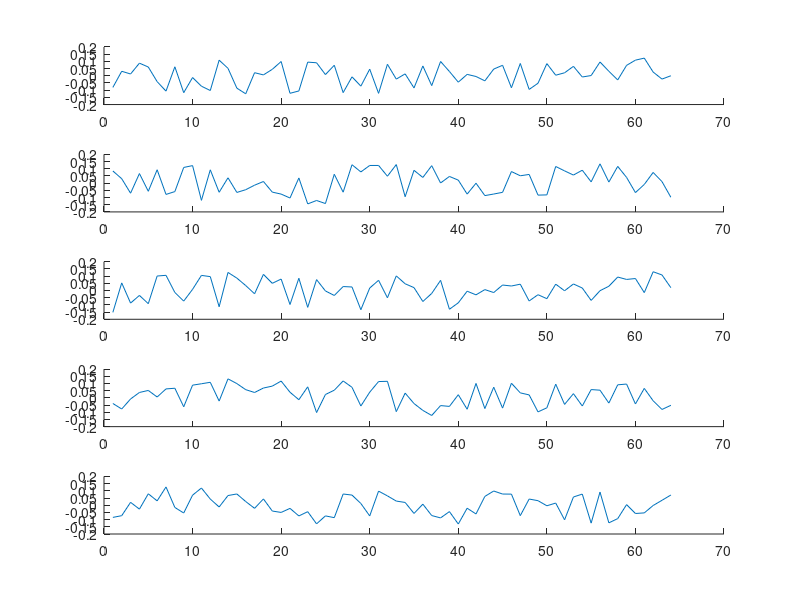
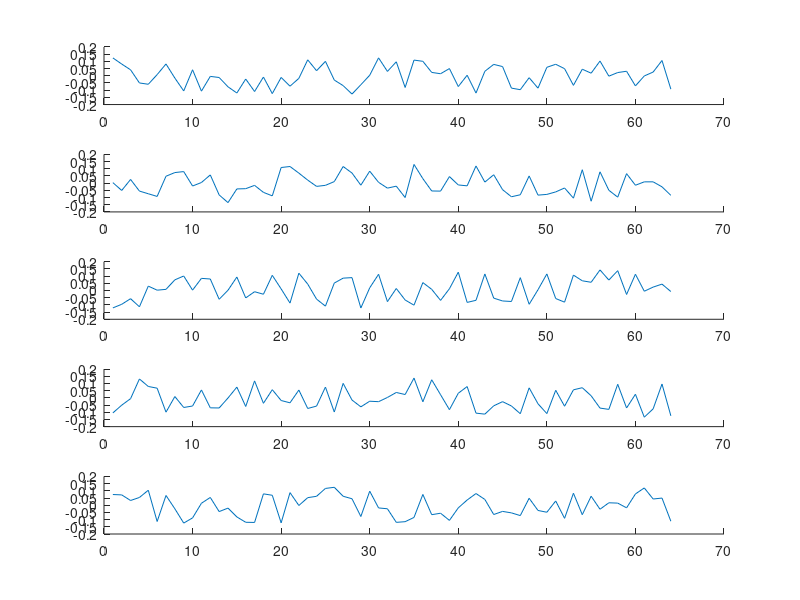
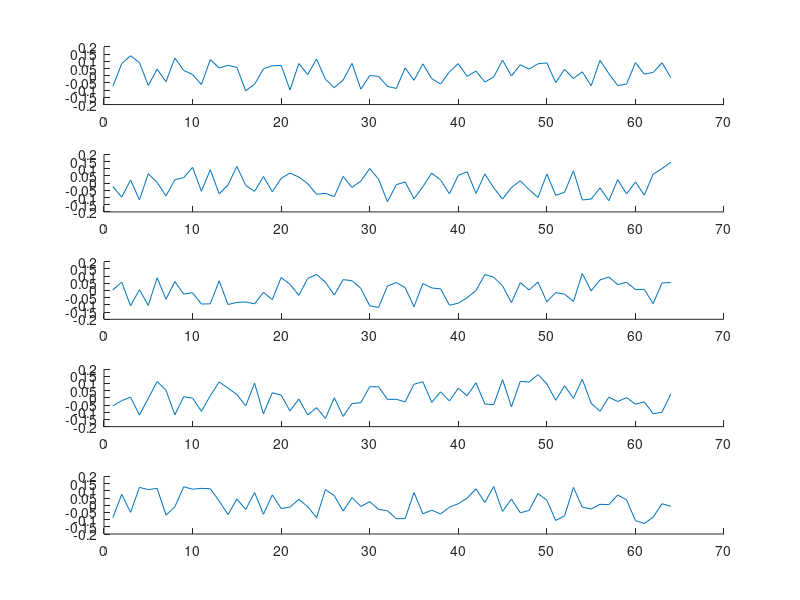
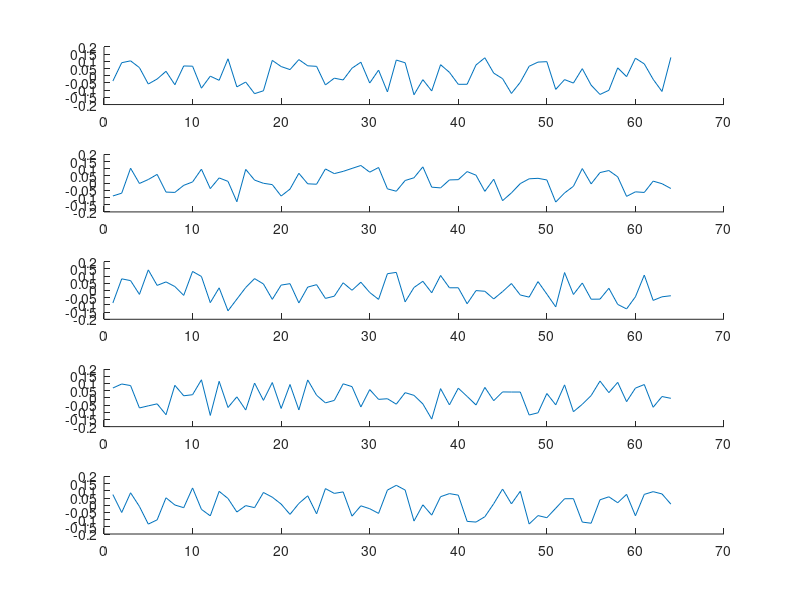

The MATLAB script that drew these images, in order:
close all;
m = load('out_ch6.mat');
[l, w, q] = size(m.out{1, 1});
avg = zeros(5, l);
for i = 1:18
    figure
    for j = 1:5
        subplot(5, 1, j);
        hold on;
        plot(m.out{1, i}(:, 1, j));
    end
end